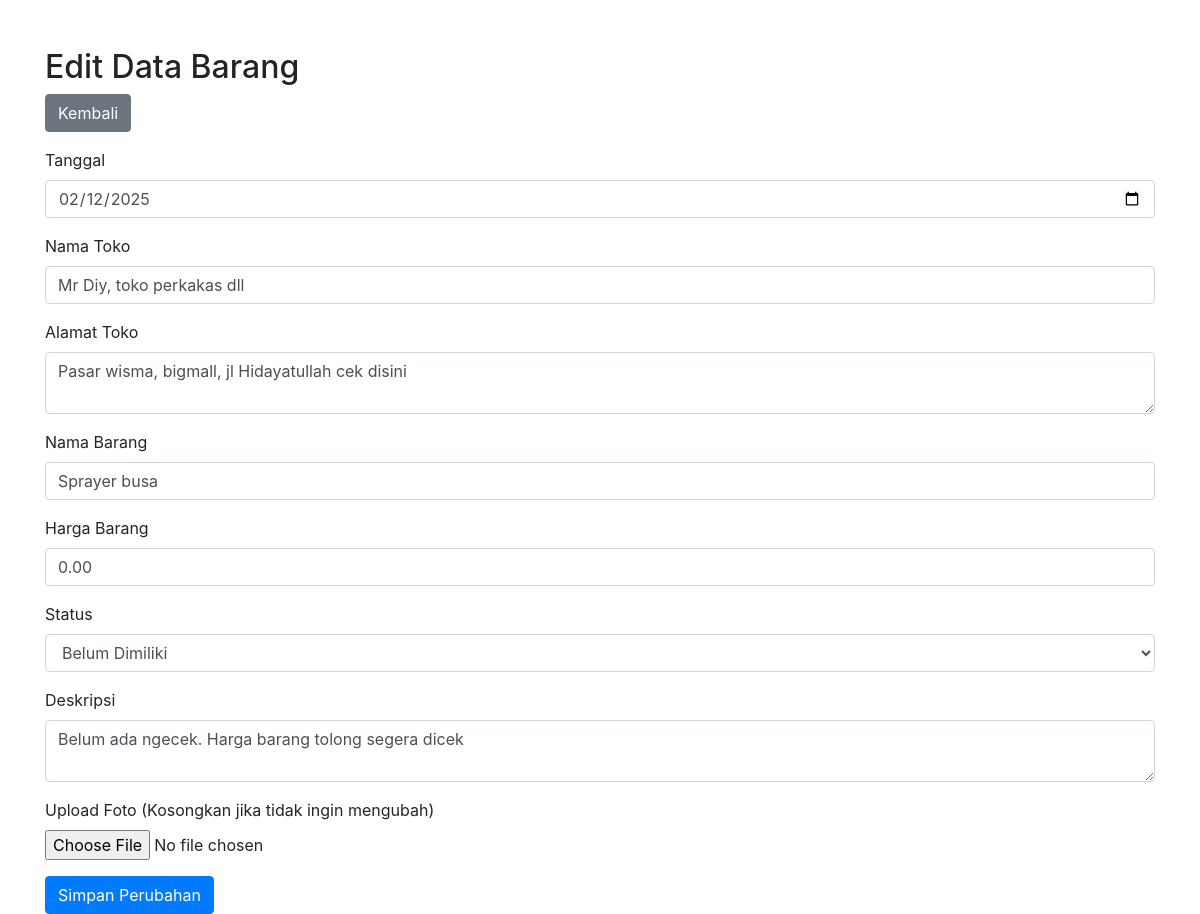
The app's page /edit_barang.php?id=5 with its own data.
### tables this page shows
CREATE TABLE `barang` (
  `id` int(11) NOT NULL AUTO_INCREMENT,
  `tanggal` date NOT NULL,
  `nama_toko` varchar(255) NOT NULL,
  `alamat_toko` text NOT NULL,
  `nama_barang` varchar(255) NOT NULL,
  `harga_barang` decimal(10,2) NOT NULL,
  `status` enum('Dimiliki','Belum Dimiliki') NOT NULL,
  `deskripsi` text DEFAULT NULL,
  `foto` varchar(255) DEFAULT NULL,
  PRIMARY KEY (`id`)
);

### edit_barang.php (the view, shortened to what this page needs)
<?php
$host     = "127.0.0.1";
$user     = "root";
$password = "password_baru";
$database = "finance";
$conn = new mysqli($host, $user, $password, $database);
$id = (int)$_GET['id'];
$sql = "SELECT * FROM barang WHERE id = ?";
$stmt = $conn->prepare($sql);
$stmt->bind_param("i", $id);
$stmt->execute();
$result = $stmt->get_result();
$data = $result->fetch_assoc();
?>
<!DOCTYPE html>
<html lang="id">
<head>
    <link rel="stylesheet" href="https://stackpath.bootstrapcdn.com/bootstrap/4.5.2/css/bootstrap.min.css">
</head>
<body>
<div class="container mt-5">
    <h2>Edit Data Barang</h2>
    <a href="index.php" class="btn btn-secondary mb-3">Kembali</a>
    <form method="POST" enctype="multipart/form-data">
        <div class="form-group">
            <label>Tanggal</label>
            <input type="date" name="tanggal" class="form-control" value="<?= $data['tanggal'] ?>" required>
        </div>
        <div class="form-group">
            <label>Nama Toko</label>
            <input type="text" name="nama_toko" class="form-control" value="<?= htmlspecialchars($data['nama_toko']) ?>" required>
        </div>
        <div class="form-group">
            <label>Alamat Toko</label>
            <textarea name="alamat_toko" class="form-control" required><?= htmlspecialchars($data['alamat_toko']) ?></textarea>
        </div>
        <div class="form-group">
            <label>Nama Barang</label>
            <input type="text" name="nama_barang" class="form-control" value="<?= htmlspecialchars($data['nama_barang']) ?>" required>
        </div>
        <div class="form-group">
            <label>Harga Barang</label>
            <input type="number" step="0.01" name="harga_barang" class="form-control" value="<?= $data['harga_barang'] ?>" required>
        </div>
        <div class="form-group">
            <label>Status</label>
            <select name="status" class="form-control" required>
                <option value="Belum Dimiliki" <?= $data['status'] == 'Belum Dimiliki' ? 'selected' : '' ?>>Belum Dimiliki</option>
            </select>
        </div>
        <div class="form-group">
            <label>Deskripsi</label>
            <textarea name="deskripsi" class="form-control"><?= htmlspecialchars($data['deskripsi']) ?></textarea>
        </div>
        <div class="form-group">
            <label>Upload Foto (Kosongkan jika tidak ingin mengubah)</label>
            <input type="file" name="foto" class="form-control-file">
        </div>
        <button type="submit" class="btn btn-primary">Simpan Perubahan</button>
    </form>
</div>
</body>
</html>

### records on screen
barang: tanggal "02/12/2025", nama_toko "Mr Diy, toko perkakas dll", alamat_toko "Pasar wisma, bigmall, jl Hidayatullah cek disini", nama_barang "Sprayer busa", harga_barang "0.00", status "Belum Dimiliki", deskripsi "Belum ada ngecek. Harga barang tolong segera dicek"
